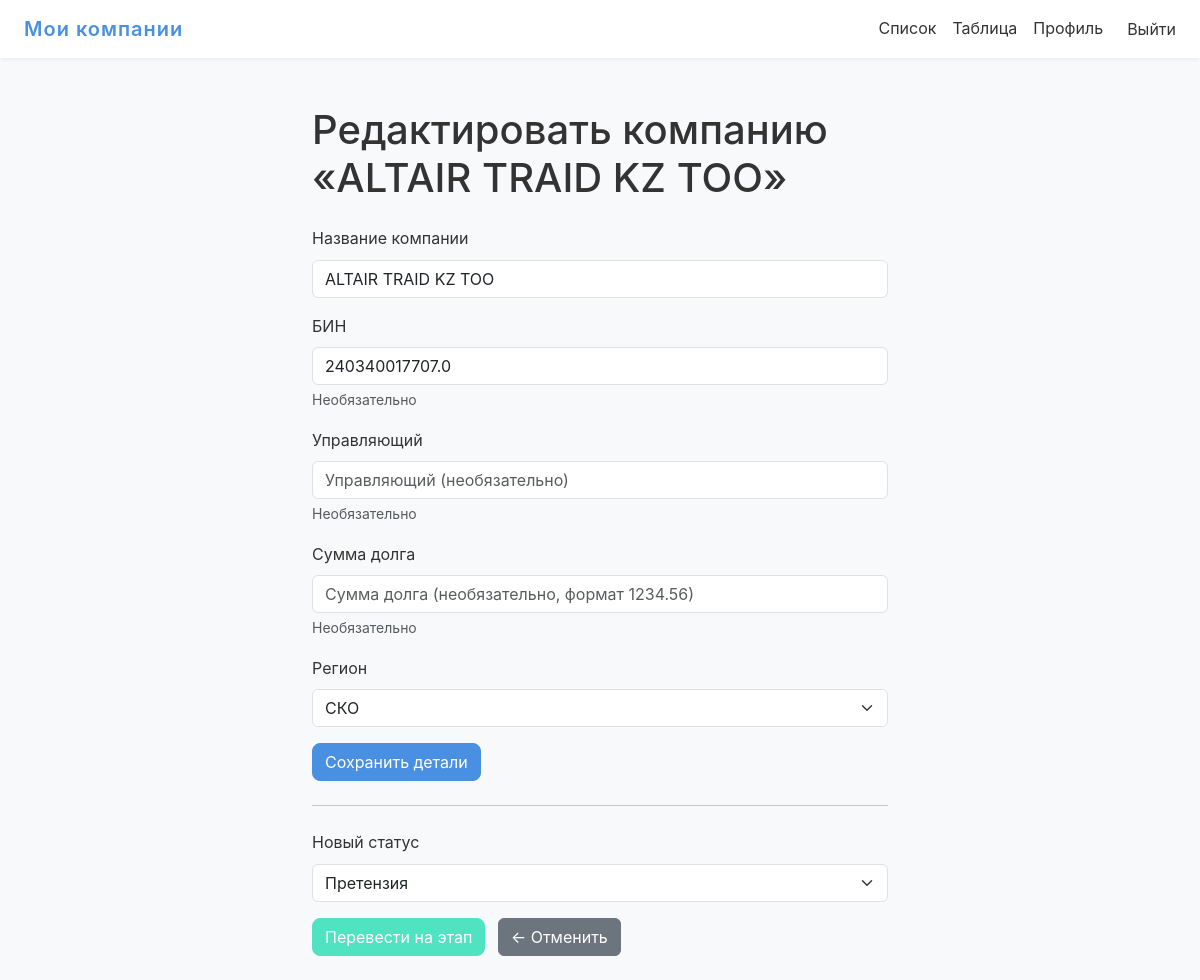
Page /edit/172/ (signed in) on the committed database.
### main/models.py (models this page shows, shortened)
class Company(models.Model):
    name = models.CharField("Название компании", max_length=200)
    bin_number = models.CharField(
        "БИН",
        max_length=50,
        blank=True,
        null=True,
        help_text="Бизнес-идентификационный номер (необязательно)"
    )
    manager_name = models.CharField(
        "Управляющий",
        max_length=150,
        blank=True,
        null=True,
        help_text="Имя ответственного лица/управляющего (необязательно)"
    )
    debt_amount = models.DecimalField(
        "Сумма долга",
        max_digits=12,
        decimal_places=2,
        blank=True,
        null=True,
        help_text="Сумма долга (необязательно)"
    )
    status = models.ForeignKey(
        Status,
        on_delete=models.SET_NULL,
        null=True,
        blank=True,
        related_name="+",
        verbose_name="Текущий статус"
    )
    position = models.IntegerField(
        "Позиция в колонке",
        default=0,
        help_text="Порядок внутри одного статуса на доске"
    )
    region = models.CharField(
        "Регион",
        max_length=3,
        choices=REGION_CHOICES,
        default="KST",
        help_text="Географический регион компании"
    )
    class Meta:
        ordering = ["position"]
        verbose_name = "Компания"
        verbose_name_plural = "Компании"

### main/views.py (the view)
# urls.py: path('edit/<int:pk>/', views.edit_company, name='edit_company'),
@login_required
def edit_company(request, pk):
    if request.user.is_staff:
        company = get_object_or_404(Company, pk=pk)
    else:
        regions = request.user.profile.regions.values_list('code', flat=True)
        company = get_object_or_404(Company, pk=pk, region__in=regions)
    old_status = company.status
    old_order  = old_status.order if old_status else -1
    if request.method == 'POST' and 'save_details' in request.POST:
        form = CompanyForm(request.POST, instance=company, user=request.user)
        if form.is_valid():
            new_status = form.cleaned_data.get('status')
            new_order  = new_status.order if new_status else -1
            if not request.user.is_staff and new_order < old_order:
                messages.error(request, "Нельзя выбрать более ранний этап.")
            else:
                c = form.save(commit=False)
                if not request.user.is_staff:
                    c.region = regions[0] if regions else c.region
                c.save()
                messages.success(request, "Данные компании сохранены.")
                return redirect('main:company_detail', company.pk)
    else:
        form = CompanyForm(instance=company, user=request.user)
    statuses = Status.objects.all().order_by('order')
    return render(request, 'main/company_form.html', {
        'title':   'Редактировать компанию',
        'company': company,
        'form':    form,
        'statuses': statuses,
    })

### main/templates/main/company_form.html (shortened to what this page needs)
{% extends 'main/base.html' %}
{% block content %}
<div class="container py-4" style="max-width: 600px;">
  <h1 class="mb-4">Редактировать компанию «{{ company.name }}»</h1>
  <form method="post" action="{% url 'main:edit_company' company.pk %}">
    <div class="mb-3">
      <label for="{{ form.name.id_for_label }}" class="form-label">Название компании</label>
      {{ form.name }}
    </div>
    <div class="mb-3">
      <label for="{{ form.bin_number.id_for_label }}" class="form-label">БИН</label>
      {{ form.bin_number }} <div class="form-text">Необязательно</div>
    </div>
    <div class="mb-3">
      <label for="{{ form.manager_name.id_for_label }}" class="form-label">Управляющий</label>
      {{ form.manager_name }} <div class="form-text">Необязательно</div>
    </div>
    <div class="mb-3">
      <label for="{{ form.debt_amount.id_for_label }}" class="form-label">Сумма долга</label>
      {{ form.debt_amount }} <div class="form-text">Необязательно</div>
    </div>
    <div class="mb-3">
      <label for="{{ form.region.id_for_label }}" class="form-label">Регион</label>
      {{ form.region }}
    </div>
    <button type="submit" class="btn btn-primary">Сохранить детали</button>
  </form>
  <hr class="my-4">
  <form method="post" action="{% url 'main:move_company' %}">
    <div class="mb-3">
      <label for="id_status_id" class="form-label">Новый статус</label>
      <select name="status_id" id="id_status_id" class="form-select">
        {% for st in statuses %}
          <option value="{{ st.pk }}" {% if st.pk == company.status_id %}selected{% endif %}>
            {{ st.name }}
          </option>
        {% endfor %}
      </select>
    </div>
    <button type="submit" class="btn btn-success">Перевести на этап</button>
    <a href="{% url 'main:company_detail' company.pk %}" class="btn btn-secondary ms-2">
      ← Отменить
    </a>
  </form>
</div>
{% endblock %}

### main/static/main/css/custom.css (style rules this page uses)
:root { --color-primary: #4a90e2; --color-secondary: #f5f7fa; --color-accent: #50e3c2; --color-danger: #dc3545; --color-warning: #f5a623; --color-success: #7ed321; --color-text: #333333; --radius-sm: 0.25rem; --radius: 0.5rem; --radius-lg: 0.75rem; --shadow-sm: 0 2px 4px rgba(0,0,0,0.05); --shadow-md: 0 4px 12px rgba(0,0,0,0.1); }
body { background-color: var(--color-secondary); color: var(--color-text); font-family: 'Inter', sans-serif; line-height: 1.6; }
.btn-primary { background-color: var(--color-primary); border-color: var(--color-primary); border-radius: var(--radius); transition: background-color 0.2s; }
.btn-success { background-color: var(--color-accent); border-color: var(--color-accent); border-radius: var(--radius); }

### rows in the picture
Company: name "ALTAIR TRAID KZ ТОО", bin_number "240340017707.0", region "СКО"

### other values in the picture
form field status_id "Претензия"
